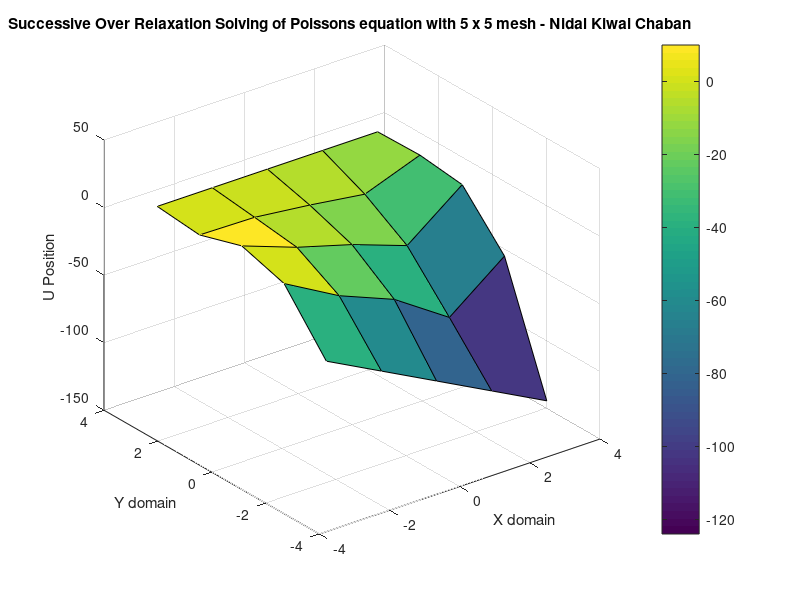
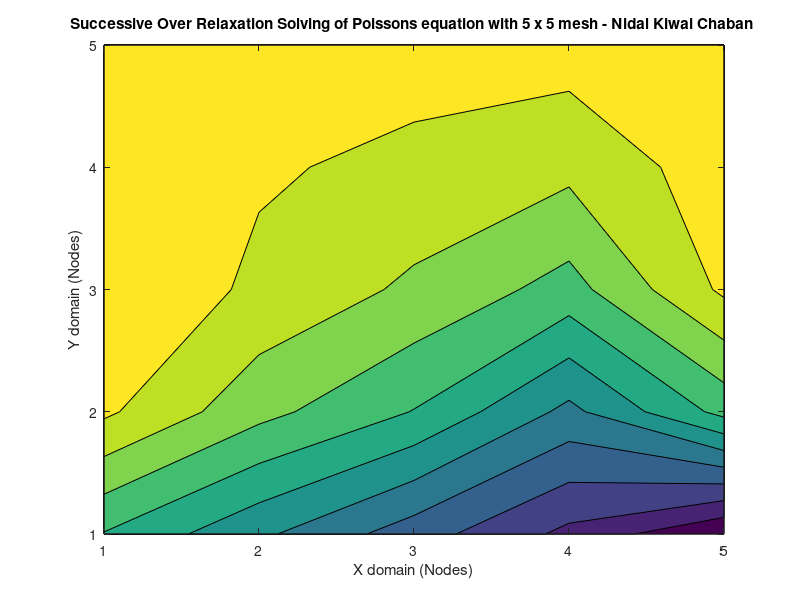

These figures' MATLAB source, in order:
% Poisson's Equation on a rectangle
% Nidal Kiwai Chaban
% SOR Method
clc
clear all
close all
n=input('Input number of nodes n for an n x n mesh: ');
x=n;
y=n;
u=zeros(x,y);
bx=pi;
ax=-pi;
by=pi;
ay=-pi;
xd=linspace(ax,bx,x);
yd=linspace(ay,by,y);
k=0;
err=1;
h=ax/x;
B=1.5;

%Boundary conditions
u(:,1)=((by-yd(:)).^2).*cos(pi.*yd(:)/by);
u(:,x)=yd(:).*(by-yd(:)).^2;
u(1,:)=(((by-ay).^2).*cos(pi.*ay/by))+((xd(:)-ax)/(bx-ax)).*(((ay.*((by-ay).^2))-(((by-ay).^2.*cos(pi*ay/by)))));
u(y,:)=by;
        
tic        
while max(max(err(:)))>=1e-8
    k=k+1;
    uold=u;
    for i=2:x-1
    for j=2:y-1
        %F(i,j)=0;
        F(i,j)=cos((pi/2)*(2*((xd(i)-ax)/(bx-ax))+1))*sin(pi*(yd(j)-ay)/(by-ay));
        u(i,j)=(B.*(1/4)*(u(i+1,j)+u(i-1,j)+u(i,j+1)+u(i,j-1)+(h.^2)*F(i,j)))+(1-B)*u(i,j);
        
    end
    end
unew=u;
err=abs((uold-unew))./(unew);
end
el=toc;

[X,Y]=meshgrid(xd,yd);
figure(1)
surf(X,Y,u) %3D Plot
xlabel('X domain')
ylabel('Y domain')
zlabel('U Position') 
title(['Successive Over Relaxation Solving of Poissons equation with '  num2str(n) ' x ' num2str(n)  ' mesh - Nidal Kiwai Chaban '])
colorbar
figure(2)
contourf(u) %2D Plot
xlabel('X domain (Nodes)')
ylabel('Y domain (Nodes)')
title(['Successive Over Relaxation Solving of Poissons equation with '  num2str(n) ' x ' num2str(n)  ' mesh - Nidal Kiwai Chaban '])

erb=max(max(err));
%Reporting

fprintf('Succesive-Over-Relaxation Method %d')
fprintf('\nMesh size: %d',x)
fprintf(' x %d',y)
fprintf('\nIterations: %d',k)
fprintf('\nElapsed time: %f',el);
fprintf('\nBiggest error value between u(i) and u(i-1): %.4ef',erb);